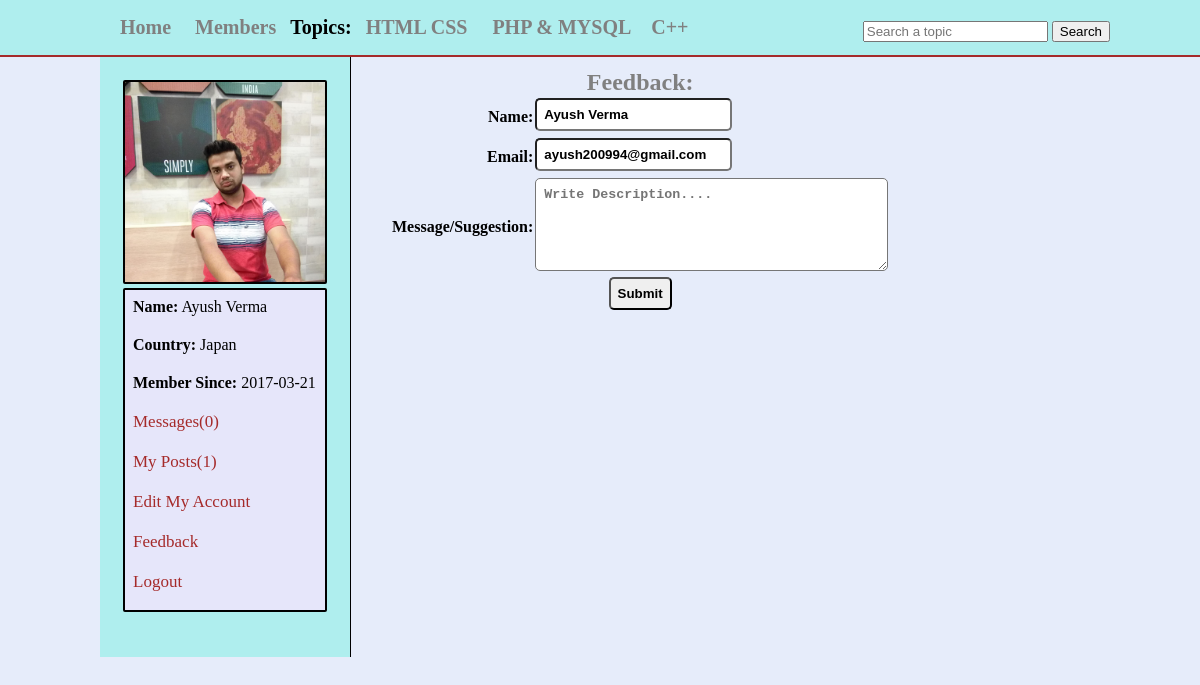
The app's page /feedback.php (signed in) with its own data.
### tables this page shows
CREATE TABLE IF NOT EXISTS `topics` (
  `topic_id` int(100) NOT NULL AUTO_INCREMENT,
  `topic_title` varchar(255) NOT NULL,
  PRIMARY KEY (`topic_id`)
);

CREATE TABLE IF NOT EXISTS `users` (
  `user_id` int(11) NOT NULL AUTO_INCREMENT,
  `user_name` varchar(255) NOT NULL,
  `user_pass` varchar(255) NOT NULL,
  `user_email` varchar(255) NOT NULL,
  `user_country` text NOT NULL,
  `user_gender` text NOT NULL,
  `user_birthday` text NOT NULL,
  `status` text NOT NULL,
  `ver_code` int(100) NOT NULL,
  `posts` text NOT NULL,
  `user_image` text NOT NULL,
  `register_date` date NOT NULL,
  `last_login` date NOT NULL,
  PRIMARY KEY (`user_id`)
);

### feedback.php (the view, shortened to what this page needs)
<?php
include("functions/functions.php");
if(!isset($_SESSION['user_email']))
{
	header("location:index.php");
}
else
{
?>
<!DOCTYPE HTML>
<html>
	<head>
		<link rel="stylesheet" href="styles/home_style.css" media="all"/>
	</head>
<body>
	<div class="container">
		<div id="header_wrapper">
			<div id="header">
				<ul id="menu">
					<li><a href="home.php">Home</a></li>
					<li><a href="members.php">Members</a></li>
					<strong>Topics:</strong>
					<?php
					$get_topics = "select * from topics";
					$run_topics = mysqli_query($con,$get_topics);
					while($row=mysqli_fetch_array($run_topics))
					{
						$topic_id = $row['topic_id'];
						$topic_title = $row['topic_title'];
						echo "<li><a href='topic.php?topic=$topic_id'>$topic_title</a></li>";
					}
					?>
				</ul>
				<form method="get" action="results.php" id="form1">
					<input type="text" name="user_query" placeholder="Search a topic"/>
					<input type="submit" name="search" value="Search"/>
				</form>
			</div>
			</div>
			<div class="content">
				<div id="user_timeline">
					<div id="user_details">
						<?php
							$user = $_SESSION['user_email'];
							$get_user = "select * from users where user_email='$user'";
							$run_user = mysqli_query($con,$get_user);
							$row = mysqli_fetch_array($run_user);
							$user_id = $row['user_id'];
							$user_name = $row['user_name'];
							$user_email = $row['user_email'];
							$user_country = $row['user_country'];
							$user_image =$row['user_image'];
							$register_date = $row['register_date'];
							$last_login = $row['last_login'];
							$user_posts = "select * from posts where user_id='$user_id'";
							$run_posts = mysqli_query($con,$user_posts);
							$posts = mysqli_num_rows($run_posts);
							$sel_msg = "select * from messages where receiver ='$user_id' AND status='unread' ORDER BY 1 DESC";
							$run_msg = mysqli_query($con,$sel_msg);
							$count_msg = mysqli_num_rows($run_msg);
							echo "
								<img src ='user/user_image/$user_image' width='200' height='200'></img>
								<div id='mention'>
								<p><strong>Name:</strong> $user_name</p>
								<p><strong>Country:</strong> $user_country</p>
								<p><strong>Member Since:</strong> $register_date</p>
								<p><a href='my_messages.php?u_id=$user_id'>Messages($count_msg)</a></p>
								<p><a href='my_posts.php?u_id=$user_id'>My Posts($posts)</a></p>
								<p><a href='edit_profile.php?u_id=$user_id'>Edit My Account</a></p>
								<p><a href='feedback.php'>Feedback</a></p>
								<p><a href='logout.php'>Logout</a></p></div>
								";
						?>
					</div>
				</div>
				<div id="content_timeline">
					<form method="post" action="" id="f" class="ff" enctype="multipart/form-data">
				<table>
					<tr align="center">
						<td colspan="6"><h2>Feedback:</h2>
					</td>
					</tr>
					<tr>
						<td align="right"> <strong>Name:</strong></td>
						<td><input type="text" name="u_name"  value="<?php echo $user_name;?>"/></td>
                    </tr>
					<tr>
						<td align="right"><strong>Email:</strong></td>
						<td><input type="email" name="u_email"  value="<?php echo $user_email;?>">
						</td>
                    </tr>
					<tr>
						<td align="right"><strong>Message/Suggestion:</strong></td>
					<td><textarea cols="40" rows="5" name="u_content" placeholder="Write Description...." required="required"></textarea><br/></td>
					</tr>
					<tr align ="center">
						<td colspan="6">
								<input type="submit" name="update" value="Submit"/>
						</td>
					</tr>
				</table>
			</form>
				</div>
			</div>
	</div>
</body>
</html>
<?php } ?>

### styles/home_style.css (style rules this page uses)
html, body, div, span, applet, object, iframe, h1, h2, h3, h4, h5, h6, p, blockquote, pre, a, abbr, acronym, address, big, cite, code, del, dfn, em, img, ins, kbd, q, s, samp, small, strike, strong, sub, sup, tt, var, b, u, i, center, dl, dt, dd, ol, ul, li, fieldset, form, label, legend, table, caption, tbody, tfoot, thead, tr, th, td, article, aside, canvas, details, embed, figure, figcaption, footer, header, hgroup, menu, nav, output, ruby, section, summary, time, mark, audio, video { margin: 0; padding: 0; border: 0; }
body { //line-height:1px; background:#E6ECFA; }
.container { padding:0; margin:0; background:#E6ECFA; }
#header_wrapper { width:100%; height:35px; margin:0 auto; border-bottom:2px solid brown; background:#AFEEEE; padding:10px; }
#header { width:1000px; height:35px; margin: 0 auto; }
#menu strong { font-size:20px; }
#menu { line-height:35px; padding:0; margin:0; float:left; }
#menu li { display:inline; list-style:none; }
#menu a { margin:5px; padding:5px; text-decoration:none; color:gray; font-size:20px; font-weight:bold; }
#form1 { float:right; line-height:35px; padding-top:3px; }

### feedback.php (style rules this page uses)
.content { width:1000px; margin: 0 auto; }
#user_timeline { background:#AFEEEE; width:250px; float:left; height:600px; border-right:1px solid black; }
#user_details { padding:23px; }
#user_details img { border:2px solid black; border-radius:2px; text-align:center; }
#user_details p { margin-bottom:10px; padding:5px; }
#user_details a { color:brown; font-size:17px; text-decoration:none; }
#mention { background:#E6E6FA; border:2px solid black; border-radius:2px; padding:3px; }
#content_timeline { float:right; width:700px; padding:10px; }
#f input { padding:7px; border:1 px solid black; border-radius:5px; font-weight:bolder; }
#f textarea { padding:8px; border:1 px solid black; border-radius:5px; font-weight:bolder; }
#f h2 { color:gray; font-family:Sansational; }
.ff input { margin-bottom:5px; }

### records on screen
topics: topic_title "HTML CSS"
topics: topic_title "PHP & MYSQL"
topics: topic_title "C++"
users: user_image (picture), user_name "Ayush Verma", user_country "Japan", register_date "2017-03-21", u_name "Ayush Verma", u_email "ayush200994@gmail.com"

### other values on screen
$count_msg "0"
$posts "1"
